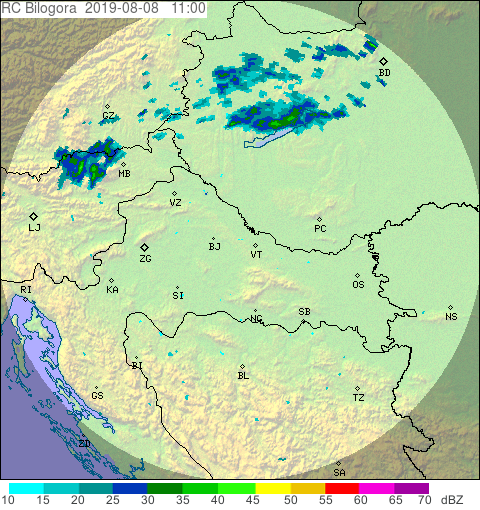
#> input picture template.png, 480 x 510 px
$ jupyter execute --allow-errors Radar_analysis_DHMZ.ipynb
#> lines starting #> are read from the running program, lines starting #| are printed output that depends on the picture
# Doppler radar storm geo-analysis

[cell 1]
import pandas as pd
import numpy as np
import matplotlib.pyplot as plt
from PIL import Image
import urllib.request
import time
from pylab import rcParams

Defining possible dBZ reflections gathered from Image analysis. Sorting them to pandas dataframe according to RGB values.

[cell 2]
DHMZ_possible_reflections = [[0,255,255],[0,199,199],[0,146,145],[0,56,184],\
                             [0,129,0],[0,202,0],[41,255,10],[255,255,0],\
                             [237,194,0],[255,0,0],[247,0,219]]
df3 = pd.DataFrame(DHMZ_possible_reflections, columns = ['r','g','b'])

Defining starting time for radar data and adjusting it for data scrapping if needed.

Iterations are defined manually and represent how many frames need to be analysed. Since radar data is shown in 15 minute intervals, for hours it needs to be multiple of four (for example, iterations = 8 for two hours of data).

[cell 3]
hour_start = 12
minute_start = 55
day = 7
month = 7
year = 2019

iterations = 12


hour = hour_start
minute = minute_start

if (int(month/10) == 0):
    month = '0' + str(month)

if (int(day/10) == 0):
    day = '0' + str(day)

2D array is needed here because radar data is pulled from map.

[cell 4]
x_rain = [[0 for i in range(145)] for j in range(160)]
x_shower = [[0 for i in range(145)] for j in range(160)]
x_thunderstorm = [[0 for i in range(145)] for j in range(160)]
x_severe_storm = [[0 for i in range(145)] for j in range(160)]

Getting radar image for each 15-minute period and analysing it for possible reflections. According to that, each pixel is saved to particular 2D array, as defined above.

Each loop step also needs to check for time overlaps and adjust time accordingly.

[cell 5]
k = 0

#> (the rest of this cell did not finish here and is left out)

Some masking needs to be done since city markings are also seen as possible reflections (rain).

[cell 6]
i = 0
#> i = 0
j = 0

for i in range(0,160):
    mask = max(x_rain[i])
    for j in range (0,145):
        if x_rain[i][j] == mask:
            x_rain[i][j] = 0

Uploading template image (blank map) and cropping it to show only central Croatia. Also defining custom colormap.

[cell 7]
template = Image.open("template.png",'r')
#> template is the input picture: PIL image 480x510 RGBA; mean R, G, B, A 178.4, 205, 165.4, 255
template = template.crop((105,165,250,325))
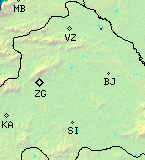
#> template: PIL image 145x160 RGBA; mean R, G, B, A 188.7, 224.8, 170, 255

def transparent_cmap(cmap, N = 255):
    mycmap = cmap
    mycmap._init()
    mycmap._lut[:,-2] = np.linspace(0, 1, N + 4)
    return mycmap

mycmap = transparent_cmap(plt.cm.rainbow)

w, h = template.size
#> w = 145; h = 160
y, x = np.mgrid[0:h, 0:w]

Adjusting 2D array to 1D in order to use it for plotting.

[cell 8]
rain = np.ravel(x_rain)
shower = np.ravel(x_shower)
thunderstorm = np.ravel(x_thunderstorm)
severe_storm = np.ravel(x_severe_storm)

rcParams['figure.figsize'] = 10, 10

Adjusting time for plotting.

[cell 9]
if (minute == 10):
    if (hour == 0):
        hour_end = 23
    else:
        hour_end = hour - 1
    minute_end = 45
else:
    minute_end = minute - 25
    hour_end = hour

Plotting data for rainy - pixels (10-35 dBZ).

[cell 10]
fig1, ax1 = plt.subplots(1, 1)

ax1.imshow(template)
cb1 = ax1.contourf(x, y, rain.reshape(x.shape[0], y.shape[1]), 15, cmap=mycmap, alpha = 0.5)
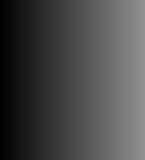
#> x: shape (160, 145) int64; min 0, max 144, mean 72
plt.colorbar(cb1)
plt.title('{day}.{month}.{year}, {start_hour}:{start_minutes}-{end_hour}:{end_minutes} UTC\n 15-35 dBZ'\
          .format(day = day, month = month, year = year, start_hour = hour_start,\
          start_minutes = minute_start - 10, end_hour = hour_end, end_minutes = minute_end), fontsize = 22)
plt.show()
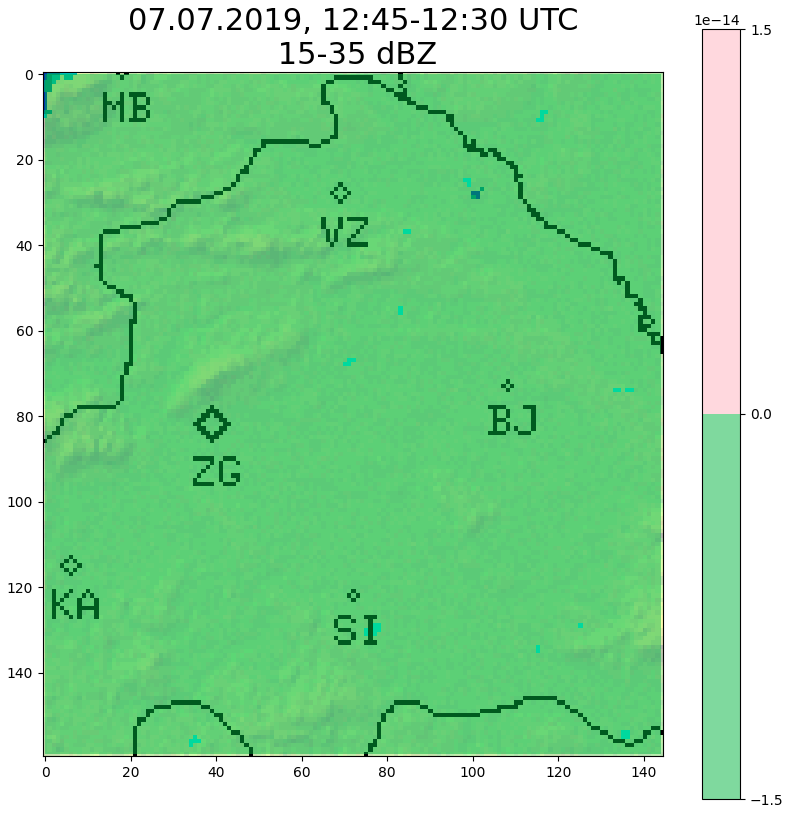
#> figure drawn by matplotlib, 2 panels

Plotting data for showery - pixels (35-50 dBZ).

[cell 11]
fig2, ax2 = plt.subplots(1, 1)

ax2.imshow(template)
cb2 = ax2.contourf(x, y, shower.reshape(x.shape[0], y.shape[1]), 15, cmap=mycmap, alpha = 0.5)
plt.colorbar(cb2)
plt.title('{day}.{month}.{year}, {start_hour}:{start_minutes}-{end_hour}:{end_minutes} UTC\n 35-50 dBZ'\
          .format(day = day, month = month, year = year, start_hour = hour_start,\
          start_minutes = minute_start - 10, end_hour = hour_end, end_minutes = minute_end), fontsize = 22)
plt.show()

Plotting data for stormy - pixels (50-60 dBZ).

[cell 12]
fig3, ax3 = plt.subplots(1, 1)

ax3.imshow(template)
cb3 = ax3.contourf(x, y, thunderstorm.reshape(x.shape[0], y.shape[1]), 15, cmap=mycmap, alpha = 0.5)
plt.colorbar(cb3)
plt.title('{day}.{month}.{year}, {start_hour}:{start_minutes}-{end_hour}:{end_minutes} UTC\n 50-60 dBZ'\
          .format(day = day, month = month, year = year, start_hour = hour_start,\
          start_minutes = minute_start - 10, end_hour = hour_end, end_minutes = minute_end), fontsize = 22)
plt.show()

Plotting data for severe - stormy - pixels (60+ dBZ).

[cell 13]
fig4, ax4 = plt.subplots(1, 1)

ax4.imshow(template)
cb4 = ax4.contourf(x, y, severe_storm.reshape(x.shape[0], y.shape[1]), 15, cmap=mycmap, alpha = 0.5)
plt.colorbar(cb4)
plt.title('{day}.{month}.{year}, {start_hour}:{start_minutes}-{end_hour}:{end_minutes} UTC\n 60+ dBZ'\
          .format(day = day, month = month, year = year, start_hour = hour_start,\
          start_minutes = minute_start - 10, end_hour = hour_end, end_minutes = minute_end), fontsize = 22)
plt.show()
